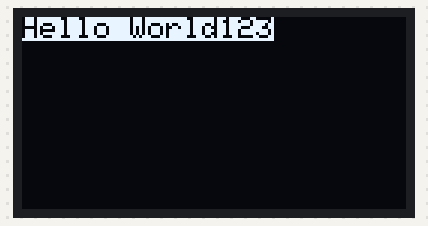
Simulated run of this sketch. Board: Arduino Uno, built with avr-gcc and run on an emulated ATmega328P. On the bench: 128×64 one-colour display. The display library's start-up logo is not drawn.

Above: at 2.1 s.

The sketch:

Text_Display.ino
```cpp
#include <SPI.h>
#include <Wire.h>
#include <Adafruit_GFX.h>
#include <Adafruit_SSD1306.h>

#define OLED_RESET 4
Adafruit_SSD1306 display(OLED_RESET);

void setup()   {
  Serial.begin(9600);

  // by default, we'll generate the high voltage from the 3.3v line internally! (neat!)
  display.begin(SSD1306_SWITCHCAPVCC, 0x3D);  // initialize with the I2C addr 0x3D (for the 128x64)
  // init done

  // Show image buffer on the display hardware.
  // Since the buffer is intialized with an Adafruit splashscreen
  // internally, this will display the splashscreen.
  display.display();
  delay(2000);
  // Clear the buffer.
  display.clearDisplay();

  int n=123;

  display.setCursor(0,0);
  display.setTextColor(BLACK,WHITE);
  display.setTextSize(1);
  String stringOne="Hello World";
  String buf=stringOne+n;
  display.println(stringOne+n);
  display.display();
}


void loop() {
  // put your main code here, to run repeatedly:
}
```
